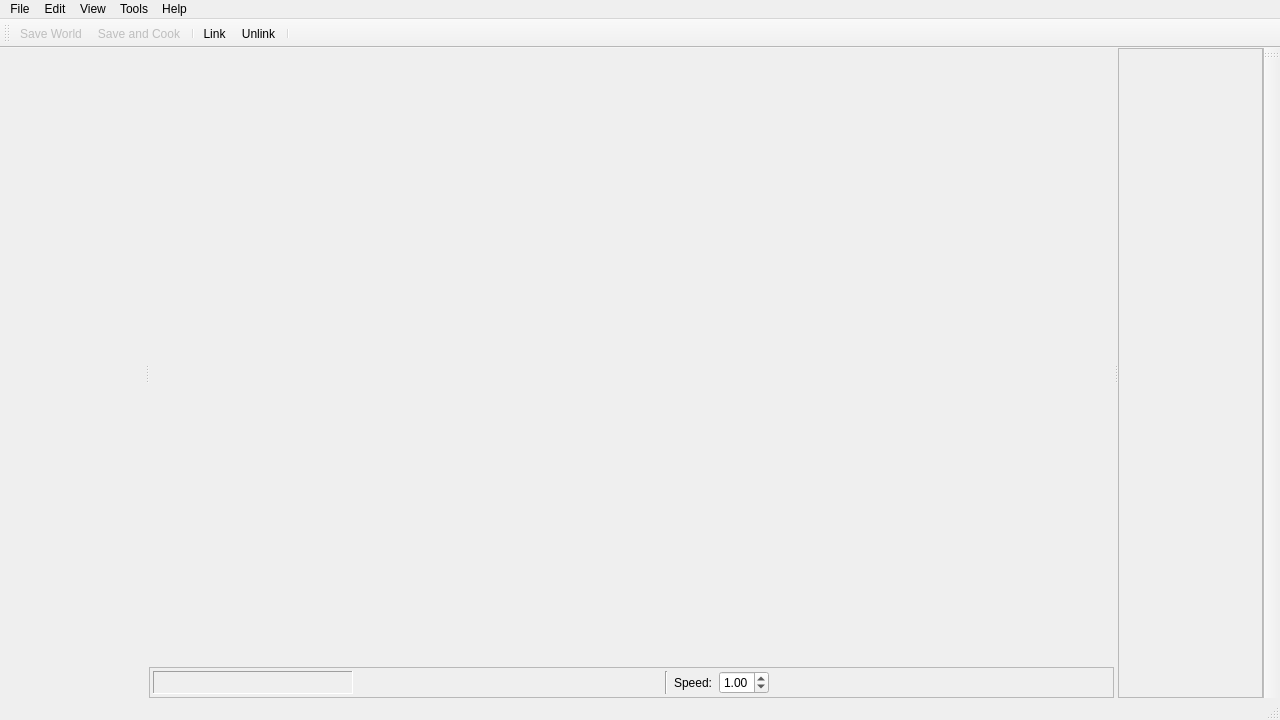
<?xml version="1.0" encoding="UTF-8"?>
<ui version="4.0">
 <class>CWorldEditor</class>
 <widget class="QMainWindow" name="CWorldEditor">
  <property name="geometry">
   <rect>
    <x>0</x>
    <y>0</y>
    <width>1280</width>
    <height>720</height>
   </rect>
  </property>
  <property name="windowTitle">
   <string/>
  </property>
  <widget class="QWidget" name="centralwidget">
   <layout class="QVBoxLayout" name="verticalLayout">
    <property name="leftMargin">
     <number>0</number>
    </property>
    <property name="topMargin">
     <number>0</number>
    </property>
    <property name="rightMargin">
     <number>0</number>
    </property>
    <property name="bottomMargin">
     <number>0</number>
    </property>
    <item>
     <widget class="QSplitter" name="splitter">
      <property name="orientation">
       <enum>Qt::Horizontal</enum>
      </property>
      <widget class="QWidget" name="ResourceBrowserContainer" native="true"/>
      <widget class="QWidget" name="layoutWidget">
       <layout class="QVBoxLayout" name="verticalLayout_4">
        <item>
         <widget class="CSceneViewport" name="MainViewport" native="true">
          <property name="sizePolicy">
           <sizepolicy hsizetype="Preferred" vsizetype="Minimum">
            <horstretch>0</horstretch>
            <verstretch>1</verstretch>
           </sizepolicy>
          </property>
         </widget>
        </item>
        <item>
         <widget class="QFrame" name="BottomFrame">
          <property name="sizePolicy">
           <sizepolicy hsizetype="Preferred" vsizetype="Preferred">
            <horstretch>0</horstretch>
            <verstretch>0</verstretch>
           </sizepolicy>
          </property>
          <property name="frameShape">
           <enum>QFrame::StyledPanel</enum>
          </property>
          <property name="frameShadow">
           <enum>QFrame::Plain</enum>
          </property>
          <layout class="QHBoxLayout" name="horizontalLayout_2">
           <property name="leftMargin">
            <number>3</number>
           </property>
           <property name="topMargin">
            <number>3</number>
           </property>
           <property name="rightMargin">
            <number>3</number>
           </property>
           <property name="bottomMargin">
            <number>3</number>
           </property>
           <item>
            <widget class="QFrame" name="SelectionInfoFrame">
             <property name="minimumSize">
              <size>
               <width>200</width>
               <height>0</height>
              </size>
             </property>
             <property name="maximumSize">
              <size>
               <width>200</width>
               <height>16777215</height>
              </size>
             </property>
             <property name="frameShape">
              <enum>QFrame::Panel</enum>
             </property>
             <property name="frameShadow">
              <enum>QFrame::Sunken</enum>
             </property>
             <property name="lineWidth">
              <number>1</number>
             </property>
             <property name="midLineWidth">
              <number>0</number>
             </property>
             <layout class="QVBoxLayout" name="verticalLayout_3">
              <property name="leftMargin">
               <number>3</number>
              </property>
              <property name="topMargin">
               <number>3</number>
              </property>
              <property name="rightMargin">
               <number>3</number>
              </property>
              <property name="bottomMargin">
               <number>3</number>
              </property>
              <item>
               <widget class="QLabel" name="SelectionInfoLabel">
                <property name="frameShadow">
                 <enum>QFrame::Plain</enum>
                </property>
                <property name="lineWidth">
                 <number>1</number>
                </property>
                <property name="midLineWidth">
                 <number>0</number>
                </property>
                <property name="text">
                 <string/>
                </property>
               </widget>
              </item>
             </layout>
            </widget>
           </item>
           <item>
            <widget class="WVectorEditor" name="TransformSpinBox" native="true">
             <property name="enabled">
              <bool>false</bool>
             </property>
             <property name="sizePolicy">
              <sizepolicy hsizetype="Fixed" vsizetype="Preferred">
               <horstretch>0</horstretch>
               <verstretch>0</verstretch>
              </sizepolicy>
             </property>
             <property name="minimumSize">
              <size>
               <width>300</width>
               <height>0</height>
              </size>
             </property>
            </widget>
           </item>
           <item>
            <widget class="Line" name="BottomFrameDivider">
             <property name="orientation">
              <enum>Qt::Vertical</enum>
             </property>
            </widget>
           </item>
           <item>
            <layout class="QHBoxLayout" name="horizontalLayout">
             <item>
              <widget class="QLabel" name="label">
               <property name="text">
                <string>Speed:</string>
               </property>
              </widget>
             </item>
             <item>
              <widget class="WDraggableSpinBox" name="CamSpeedSpinBox">
               <property name="maximumSize">
                <size>
                 <width>50</width>
                 <height>16777215</height>
                </size>
               </property>
               <property name="focusPolicy">
                <enum>Qt::NoFocus</enum>
               </property>
               <property name="contextMenuPolicy">
                <enum>Qt::NoContextMenu</enum>
               </property>
               <property name="frame">
                <bool>true</bool>
               </property>
               <property name="correctionMode">
                <enum>QAbstractSpinBox::CorrectToNearestValue</enum>
               </property>
               <property name="keyboardTracking">
                <bool>false</bool>
               </property>
               <property name="minimum">
                <double>0.010000000000000</double>
               </property>
               <property name="maximum">
                <double>10.000000000000000</double>
               </property>
               <property name="singleStep">
                <double>0.100000000000000</double>
               </property>
               <property name="value">
                <double>1.000000000000000</double>
               </property>
              </widget>
             </item>
            </layout>
           </item>
           <item>
            <spacer name="BottomFrameSpacer">
             <property name="orientation">
              <enum>Qt::Horizontal</enum>
             </property>
             <property name="sizeHint" stdset="0">
              <size>
               <width>40</width>
               <height>20</height>
              </size>
             </property>
            </spacer>
           </item>
          </layout>
         </widget>
        </item>
       </layout>
      </widget>
      <widget class="QFrame" name="RightSidebarFrame">
       <property name="frameShape">
        <enum>QFrame::StyledPanel</enum>
       </property>
       <property name="frameShadow">
        <enum>QFrame::Raised</enum>
       </property>
      </widget>
     </widget>
    </item>
   </layout>
  </widget>
  <widget class="QStatusBar" name="statusbar"/>
  <widget class="QToolBar" name="MainToolBar">
   <property name="contextMenuPolicy">
    <enum>Qt::NoContextMenu</enum>
   </property>
   <property name="windowTitle">
    <string>toolBar</string>
   </property>
   <property name="iconSize">
    <size>
     <width>32</width>
     <height>32</height>
    </size>
   </property>
   <attribute name="toolBarArea">
    <enum>TopToolBarArea</enum>
   </attribute>
   <attribute name="toolBarBreak">
    <bool>false</bool>
   </attribute>
   <addaction name="ActionSave"/>
   <addaction name="ActionSaveAndRepack"/>
   <addaction name="separator"/>
   <addaction name="ActionLink"/>
   <addaction name="ActionUnlink"/>
   <addaction name="separator"/>
  </widget>
  <widget class="QMenuBar" name="menubar">
   <property name="geometry">
    <rect>
     <x>0</x>
     <y>0</y>
     <width>1280</width>
     <height>20</height>
    </rect>
   </property>
   <widget class="QMenu" name="menuFile">
    <property name="title">
     <string>File</string>
    </property>
    <addaction name="ActionExportGame"/>
    <addaction name="ActionOpenProject"/>
    <addaction name="ActionOpenRecent"/>
    <addaction name="separator"/>
    <addaction name="ActionSave"/>
    <addaction name="ActionSaveAndRepack"/>
    <addaction name="separator"/>
    <addaction name="ActionProjectSettings"/>
    <addaction name="separator"/>
    <addaction name="ActionCloseProject"/>
    <addaction name="ActionExit"/>
   </widget>
   <widget class="QMenu" name="menuEdit">
    <property name="title">
     <string>Edit</string>
    </property>
    <addaction name="ActionCut"/>
    <addaction name="ActionCopy"/>
    <addaction name="ActionPaste"/>
    <addaction name="ActionDelete"/>
    <addaction name="separator"/>
    <addaction name="ActionSelectAll"/>
    <addaction name="ActionInvertSelection"/>
   </widget>
   <widget class="QMenu" name="menuView">
    <property name="title">
     <string>View</string>
    </property>
    <widget class="QMenu" name="menuLighting">
     <property name="title">
      <string>Lighting</string>
     </property>
     <addaction name="ActionNoLighting"/>
     <addaction name="ActionBasicLighting"/>
     <addaction name="ActionWorldLighting"/>
    </widget>
    <widget class="QMenu" name="menuBloom">
     <property name="title">
      <string>Bloom</string>
     </property>
     <addaction name="ActionNoBloom"/>
     <addaction name="ActionBloomMaps"/>
     <addaction name="ActionFakeBloom"/>
     <addaction name="ActionBloom"/>
    </widget>
    <addaction name="ActionGameMode"/>
    <addaction name="separator"/>
    <addaction name="ActionDrawWorld"/>
    <addaction name="ActionDrawObjects"/>
    <addaction name="ActionDrawCollision"/>
    <addaction name="ActionDrawObjectCollision"/>
    <addaction name="ActionDrawLights"/>
    <addaction name="ActionDrawSky"/>
    <addaction name="separator"/>
    <addaction name="menuLighting"/>
    <addaction name="menuBloom"/>
    <addaction name="separator"/>
    <addaction name="ActionCollisionRenderSettings"/>
    <addaction name="ActionDisableAlpha"/>
   </widget>
   <widget class="QMenu" name="menuTools">
    <property name="title">
     <string>Tools</string>
    </property>
    <addaction name="ActionEditTweaks"/>
    <addaction name="ActionEditLayers"/>
    <addaction name="ActionGeneratePropertyNames"/>
   </widget>
   <widget class="QMenu" name="menuHelp">
    <property name="title">
     <string>Help</string>
    </property>
    <addaction name="ActionAbout"/>
   </widget>
   <addaction name="menuFile"/>
   <addaction name="menuEdit"/>
   <addaction name="menuView"/>
   <addaction name="menuTools"/>
   <addaction name="menuHelp"/>
  </widget>
  <widget class="QToolBar" name="EditModeToolBar">
   <property name="sizePolicy">
    <sizepolicy hsizetype="Fixed" vsizetype="Preferred">
     <horstretch>0</horstretch>
     <verstretch>0</verstretch>
    </sizepolicy>
   </property>
   <property name="windowTitle">
    <string>toolBar</string>
   </property>
   <attribute name="toolBarArea">
    <enum>RightToolBarArea</enum>
   </attribute>
   <attribute name="toolBarBreak">
    <bool>false</bool>
   </attribute>
  </widget>
  <action name="ActionSave">
   <property name="enabled">
    <bool>false</bool>
   </property>
   <property name="icon">
    <iconset resource="../Icons.qrc">
     <normaloff>:/icons/Save.png</normaloff>:/icons/Save.png</iconset>
   </property>
   <property name="text">
    <string>Save World</string>
   </property>
  </action>
  <action name="ActionLink">
   <property name="checkable">
    <bool>true</bool>
   </property>
   <property name="icon">
    <iconset resource="../Icons.qrc">
     <normaloff>:/icons/Link.png</normaloff>:/icons/Link.png</iconset>
   </property>
   <property name="text">
    <string>Link</string>
   </property>
   <property name="toolTip">
    <string>Link</string>
   </property>
   <property name="shortcut">
    <string>L</string>
   </property>
  </action>
  <action name="ActionUnlink">
   <property name="icon">
    <iconset resource="../Icons.qrc">
     <normaloff>:/icons/Unlink.png</normaloff>:/icons/Unlink.png</iconset>
   </property>
   <property name="text">
    <string>Unlink</string>
   </property>
   <property name="toolTip">
    <string>Unlink</string>
   </property>
   <property name="shortcut">
    <string>U</string>
   </property>
  </action>
  <action name="ActionDrawWorld">
   <property name="checkable">
    <bool>true</bool>
   </property>
   <property name="checked">
    <bool>true</bool>
   </property>
   <property name="text">
    <string>World</string>
   </property>
   <property name="shortcut">
    <string>1</string>
   </property>
  </action>
  <action name="ActionDrawCollision">
   <property name="checkable">
    <bool>true</bool>
   </property>
   <property name="text">
    <string>Collision</string>
   </property>
   <property name="shortcut">
    <string>3</string>
   </property>
  </action>
  <action name="ActionDrawObjects">
   <property name="checkable">
    <bool>true</bool>
   </property>
   <property name="checked">
    <bool>true</bool>
   </property>
   <property name="text">
    <string>Objects</string>
   </property>
   <property name="shortcut">
    <string>2</string>
   </property>
  </action>
  <action name="ActionDrawLights">
   <property name="checkable">
    <bool>true</bool>
   </property>
   <property name="checked">
    <bool>true</bool>
   </property>
   <property name="text">
    <string>Lights</string>
   </property>
   <property name="shortcut">
    <string>5</string>
   </property>
  </action>
  <action name="ActionDrawSky">
   <property name="checkable">
    <bool>true</bool>
   </property>
   <property name="checked">
    <bool>true</bool>
   </property>
   <property name="text">
    <string>Sky</string>
   </property>
   <property name="shortcut">
    <string>6</string>
   </property>
  </action>
  <action name="ActionNoLighting">
   <property name="checkable">
    <bool>true</bool>
   </property>
   <property name="text">
    <string>None</string>
   </property>
   <property name="shortcut">
    <string>Ctrl+1</string>
   </property>
  </action>
  <action name="ActionBasicLighting">
   <property name="checkable">
    <bool>true</bool>
   </property>
   <property name="text">
    <string>Basic</string>
   </property>
   <property name="toolTip">
    <string>Basic</string>
   </property>
   <property name="shortcut">
    <string>Ctrl+2</string>
   </property>
  </action>
  <action name="ActionWorldLighting">
   <property name="checkable">
    <bool>true</bool>
   </property>
   <property name="text">
    <string>World</string>
   </property>
   <property name="shortcut">
    <string>Ctrl+3</string>
   </property>
  </action>
  <action name="ActionNoBloom">
   <property name="checkable">
    <bool>true</bool>
   </property>
   <property name="text">
    <string>None</string>
   </property>
  </action>
  <action name="ActionBloomMaps">
   <property name="checkable">
    <bool>true</bool>
   </property>
   <property name="text">
    <string>Bloom Maps</string>
   </property>
  </action>
  <action name="ActionBloom">
   <property name="checkable">
    <bool>true</bool>
   </property>
   <property name="text">
    <string>Bloom</string>
   </property>
  </action>
  <action name="ActionZoomOnSelection">
   <property name="text">
    <string>Zoom On Selection</string>
   </property>
   <property name="shortcut">
    <string>Z</string>
   </property>
  </action>
  <action name="ActionDisableBackfaceCull">
   <property name="checkable">
    <bool>true</bool>
   </property>
   <property name="text">
    <string>Disable Backface Culling</string>
   </property>
  </action>
  <action name="ActionDisableAlpha">
   <property name="checkable">
    <bool>true</bool>
   </property>
   <property name="text">
    <string>Disable Alpha</string>
   </property>
  </action>
  <action name="ActionEditLayers">
   <property name="enabled">
    <bool>false</bool>
   </property>
   <property name="text">
    <string>Edit Layers</string>
   </property>
  </action>
  <action name="ActionFakeBloom">
   <property name="checkable">
    <bool>true</bool>
   </property>
   <property name="text">
    <string>Fake Bloom</string>
   </property>
  </action>
  <action name="ActionIncrementGizmo">
   <property name="text">
    <string>Increment Gizmo Size</string>
   </property>
   <property name="toolTip">
    <string>Increment Gizmo Size</string>
   </property>
   <property name="shortcut">
    <string>=</string>
   </property>
   <property name="shortcutContext">
    <enum>Qt::WindowShortcut</enum>
   </property>
  </action>
  <action name="ActionDecrementGizmo">
   <property name="text">
    <string>Decrement Gizmo Size</string>
   </property>
   <property name="toolTip">
    <string>Decrement Gizmo Size</string>
   </property>
   <property name="shortcut">
    <string>-</string>
   </property>
   <property name="shortcutContext">
    <enum>Qt::WindowShortcut</enum>
   </property>
  </action>
  <action name="ActionDrawObjectCollision">
   <property name="checkable">
    <bool>true</bool>
   </property>
   <property name="text">
    <string>Object Collision</string>
   </property>
   <property name="shortcut">
    <string>4</string>
   </property>
  </action>
  <action name="ActionGameMode">
   <property name="checkable">
    <bool>true</bool>
   </property>
   <property name="text">
    <string>Game Mode</string>
   </property>
   <property name="shortcut">
    <string>G</string>
   </property>
  </action>
  <action name="ActionSelectAll">
   <property name="text">
    <string>Select All</string>
   </property>
   <property name="shortcut">
    <string>Ctrl+A</string>
   </property>
  </action>
  <action name="ActionInvertSelection">
   <property name="text">
    <string>Invert Selection</string>
   </property>
   <property name="shortcut">
    <string>Ctrl+I</string>
   </property>
  </action>
  <action name="ActionDelete">
   <property name="enabled">
    <bool>false</bool>
   </property>
   <property name="text">
    <string>Delete</string>
   </property>
   <property name="shortcut">
    <string>Del</string>
   </property>
  </action>
  <action name="ActionCut">
   <property name="enabled">
    <bool>false</bool>
   </property>
   <property name="text">
    <string>Cut</string>
   </property>
  </action>
  <action name="ActionCopy">
   <property name="enabled">
    <bool>false</bool>
   </property>
   <property name="text">
    <string>Copy</string>
   </property>
  </action>
  <action name="ActionPaste">
   <property name="enabled">
    <bool>false</bool>
   </property>
   <property name="text">
    <string>Paste</string>
   </property>
  </action>
  <action name="ActionSaveAndRepack">
   <property name="enabled">
    <bool>false</bool>
   </property>
   <property name="icon">
    <iconset resource="../Icons.qrc">
     <normaloff>:/icons/SaveAndRepack_32px.png</normaloff>:/icons/SaveAndRepack_32px.png</iconset>
   </property>
   <property name="text">
    <string>Save and Cook</string>
   </property>
   <property name="toolTip">
    <string>Save and Cook</string>
   </property>
  </action>
  <action name="ActionCollisionRenderSettings">
   <property name="text">
    <string>Collision Render Settings</string>
   </property>
  </action>
  <action name="ActionOpenRecent">
   <property name="icon">
    <iconset resource="../Icons.qrc">
     <normaloff>:/icons/Open_16px.png</normaloff>:/icons/Open_16px.png</iconset>
   </property>
   <property name="text">
    <string>Open Recent</string>
   </property>
  </action>
  <action name="ActionOpenProject">
   <property name="icon">
    <iconset resource="../Icons.qrc">
     <normaloff>:/icons/Open_16px.png</normaloff>:/icons/Open_16px.png</iconset>
   </property>
   <property name="text">
    <string>Open Project</string>
   </property>
  </action>
  <action name="ActionExportGame">
   <property name="icon">
    <iconset resource="../Icons.qrc">
     <normaloff>:/icons/New_16px.png</normaloff>:/icons/New_16px.png</iconset>
   </property>
   <property name="text">
    <string>Create Project</string>
   </property>
  </action>
  <action name="ActionExit">
   <property name="text">
    <string>Exit</string>
   </property>
  </action>
  <action name="ActionCloseProject">
   <property name="enabled">
    <bool>false</bool>
   </property>
   <property name="text">
    <string>Close Project</string>
   </property>
  </action>
  <action name="ActionEditWorldInfoMode">
   <property name="checkable">
    <bool>true</bool>
   </property>
   <property name="checked">
    <bool>true</bool>
   </property>
   <property name="icon">
    <iconset resource="../Icons.qrc">
     <normaloff>:/icons/World.png</normaloff>:/icons/World.png</iconset>
   </property>
   <property name="text">
    <string>Edit World Info</string>
   </property>
  </action>
  <action name="ActionEditScriptMode">
   <property name="checkable">
    <bool>true</bool>
   </property>
   <property name="icon">
    <iconset resource="../Icons.qrc">
     <normaloff>:/icons/Modify.png</normaloff>:/icons/Modify.png</iconset>
   </property>
   <property name="text">
    <string>Edit Script</string>
   </property>
  </action>
  <action name="ActionProjectSettings">
   <property name="enabled">
    <bool>false</bool>
   </property>
   <property name="text">
    <string>Project Settings</string>
   </property>
  </action>
  <action name="ActionGeneratePropertyNames">
   <property name="text">
    <string>Generate Property Names</string>
   </property>
  </action>
  <action name="ActionAbout">
   <property name="text">
    <string>About</string>
   </property>
  </action>
  <action name="ActionEditTweaks">
   <property name="enabled">
    <bool>false</bool>
   </property>
   <property name="text">
    <string>Edit Tweaks</string>
   </property>
  </action>
 </widget>
 <customwidgets>
  <customwidget>
   <class>WDraggableSpinBox</class>
   <extends>QDoubleSpinBox</extends>
   <header>Editor/Widgets/WDraggableSpinBox.h</header>
  </customwidget>
  <customwidget>
   <class>WVectorEditor</class>
   <extends>QWidget</extends>
   <header>Editor/Widgets/WVectorEditor.h</header>
   <container>1</container>
  </customwidget>
  <customwidget>
   <class>CSceneViewport</class>
   <extends>QWidget</extends>
   <header>Editor/CSceneViewport.h</header>
   <container>1</container>
  </customwidget>
 </customwidgets>
 <resources>
  <include location="../Icons.qrc"/>
 </resources>
 <connections/>
</ui>
